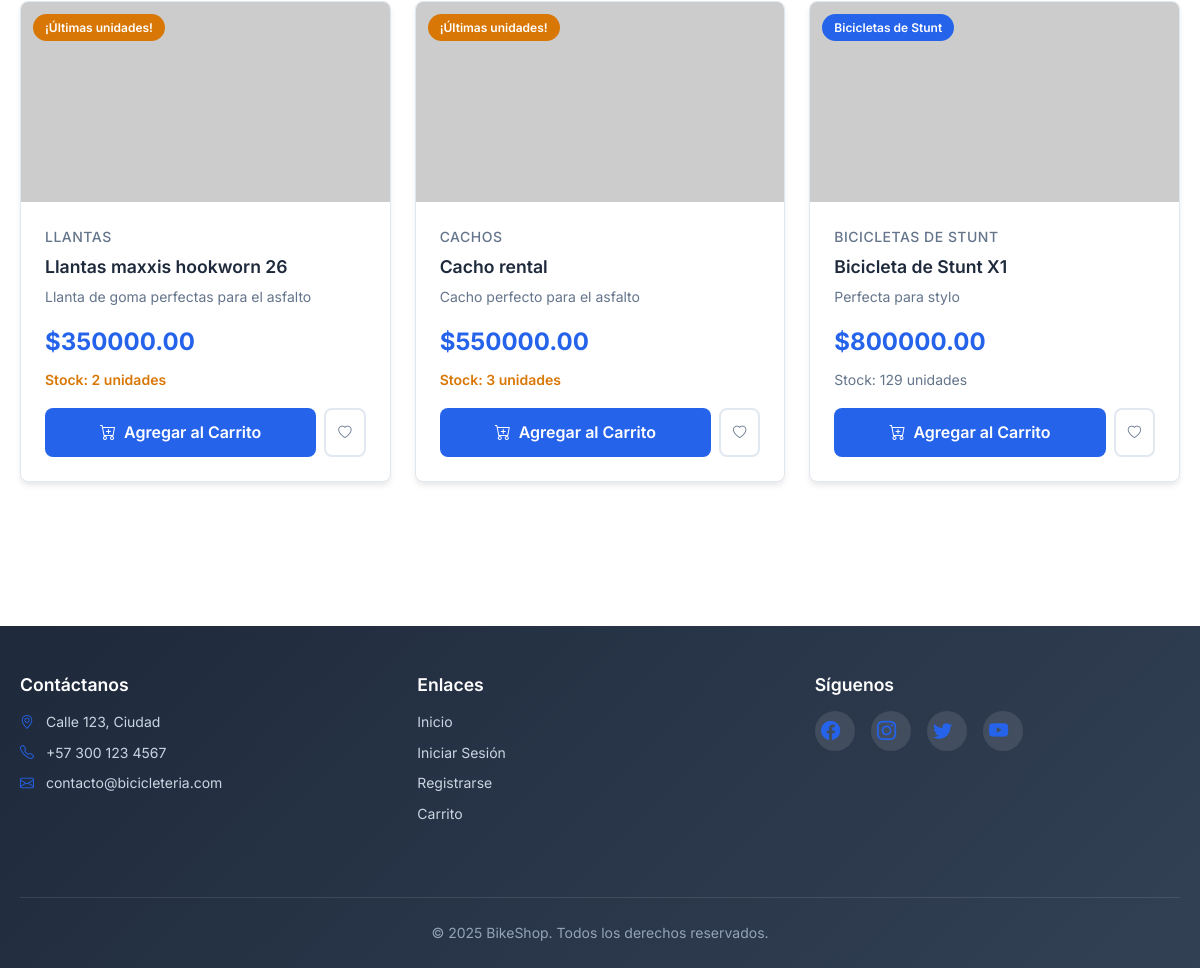
The app's page /products/catalog (lower part), older data.
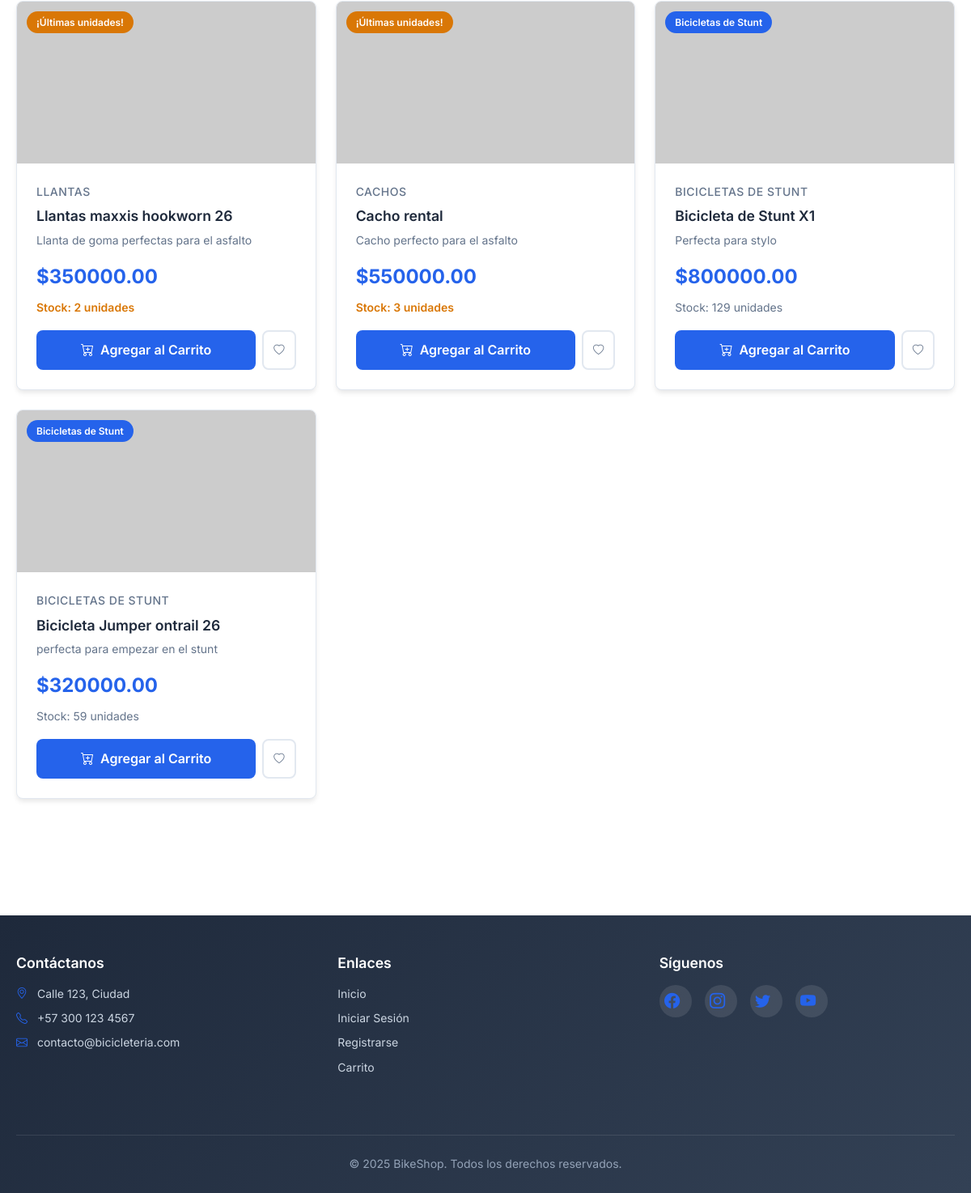
The same page, newer data.
### models/product.py (models this page shows, shortened)
class Product(db.Model):
    __tablename__ = 'productos'
    id = db.Column(db.Integer, primary_key=True)
    nombre = db.Column(db.String(100), nullable=False)
    descripcion = db.Column(db.String(255))
    precio = db.Column(db.Float, nullable=False)
    stock = db.Column(db.Integer, nullable=False)
    url_imagen = db.Column(db.String(255))
    subcategoria_id = db.Column(db.Integer, db.ForeignKey('subcategorias.id'), nullable=False)
    subcategoria = db.relationship('Subcategoria', back_populates='productos')

### models/subcategoria.py (models this page shows, shortened)
class Subcategoria(db.Model):
    __tablename__ = 'subcategorias'
    id = db.Column(db.Integer, primary_key=True)
    nombre = db.Column(db.String(100), nullable=False)
    categoria_id = db.Column(db.Integer, db.ForeignKey('categorias.id'), nullable=False)
    productos = db.relationship('Product', back_populates='subcategoria')

### routes/products.py (the view)
@products_bp.route('/catalog')
def catalog():
    products = Product.query.all()
    return render_template('catalog.html', products=products)

### templates/catalog.html (shortened to what this page needs)
{% extends 'base.html' %}
{% block content %}
<section class="products-section" id="productos">
    <div class="container">
        {% if products %}
            <div class="products-grid">
                {% for product in products %}
                    <div class="product-card">
                        <div class="product-image-container">
                            {% if product.url_imagen %}
                                <img src="{{ product.url_imagen }}" class="product-image" alt="{{ product.nombre }}">
                            {% else %}
                                <img src="/static/images/placeholder.png" class="product-image" alt="Sin imagen">
                            {% endif %}
                            {% if product.stock < 10 and product.stock > 0 %}
                                <div class="product-badge stock-low">¡Últimas unidades!</div>
                            {% elif product.stock == 0 %}
                                <div class="product-badge out-of-stock">Sin stock</div>
                            {% else %}
                                <div class="product-badge">{{ product.subcategoria.nombre if product.subcategoria else 'Producto' }}</div>
                            {% endif %}
                        </div>
                        <div class="product-info">
                            <div class="product-category">
                                {{ product.subcategoria.nombre if product.subcategoria else 'Sin categoría' }}
                            </div>
                            <h3 class="product-title">{{ product.nombre }}</h3>
                            <p class="product-description">{{ product.descripcion }}</p>
                            <div class="product-price">${{ "%.2f"|format(product.precio) }}</div>
                            <div class="product-stock {% if product.stock < 10 %}low{% endif %} {% if product.stock == 0 %}out{% endif %}">
                                {% if product.stock > 0 %}
                                    Stock: {{ product.stock }} unidades
                                {% else %}
                                    Sin stock disponible
                                {% endif %}
                            </div>
                            <div class="product-actions">
                                {% if current_user.is_authenticated %}
                                    <button type="button" class="add-to-cart-btn"
                                            data-product-id="{{ product.id }}"
                                            {% if product.stock == 0 %}disabled{% endif %}>
                                        <i class="bi bi-cart-plus"></i>
                                        {% if product.stock == 0 %}Sin Stock{% else %}Agregar al Carrito{% endif %}
                                    </button>
                                {% else %}
                                    <a href="{{ url_for('auth.login') }}" class="add-to-cart-btn"
                                       onclick="alert('Inicia sesión para agregar al carrito')">
                                        <i class="bi bi-cart-plus"></i> Agregar al Carrito
                                    </a>
                                {% endif %}
                                <button type="button" class="wishlist-btn" title="Agregar a favoritos">
                                    <i class="bi bi-heart"></i>
                                </button>
                            </div>
                        </div>
                    </div>
                {% endfor %}
            </div>
        {% endif %}
    </div>
</section>
{% endblock %}

### templates/base.html (shortened to what this page needs)
<!DOCTYPE html>
<html lang="es">
<head>
    <link rel="stylesheet" href="{{ url_for('static', filename='css/main.css') }}">
    <link rel="stylesheet" href="{{ url_for('static', filename='css/header.css') }}">
    <link rel="stylesheet" href="{{ url_for('static', filename='css/hero.css') }}">
    <link rel="stylesheet" href="{{ url_for('static', filename='css/products.css') }}">
    <link rel="stylesheet" href="{{ url_for('static', filename='css/forms.css') }}">
    <link rel="stylesheet" href="{{ url_for('static', filename='css/cart.css') }}">
    <link rel="stylesheet" href="{{ url_for('static', filename='css/footer.css') }}">
    <link rel="stylesheet" href="{{ url_for('static', filename='css/search.css') }}">
    <link rel="stylesheet" href="{{ url_for('static', filename='css/modals.css') }}">
    <link rel="stylesheet" href="{{ url_for('static', filename='css/admin.css') }}">
    <link href="https://cdn.jsdelivr.net/npm/bootstrap-icons/font/bootstrap-icons.css" rel="stylesheet">
</head>
<body>
    <main>
        {% block content %}{% endblock %}
    </main>
    <footer class="footer">
        <div class="container">
            <div class="footer-content">
                <div class="footer-grid">
                    <div class="footer-section">
                        <h5>Contáctanos</h5>
                        <p><i class="bi bi-geo-alt"></i> Calle 123, Ciudad</p>
                        <p><i class="bi bi-telephone"></i> +57 300 123 4567</p>
                        <p><i class="bi bi-envelope"></i> contacto@bicicleteria.com</p>
                    </div>
                    <div class="footer-section">
                        <h5>Enlaces</h5>
                        <ul>
                            <li><a href="{{ url_for('index') }}">Inicio</a></li>
                            <li><a href="{{ url_for('auth.login') }}">Iniciar Sesión</a></li>
                            <li><a href="{{ url_for('auth.register') }}">Registrarse</a></li>
                            <li><a href="{{ url_for('cart.cart') }}">Carrito</a></li>
                        </ul>
                    </div>
                    <div class="footer-section">
                        <h5>Síguenos</h5>
                        <div class="social-links">
                            <a href="#" class="social-link"><i class="bi bi-facebook"></i></a>
                            <a href="#" class="social-link"><i class="bi bi-instagram"></i></a>
                            <a href="#" class="social-link"><i class="bi bi-twitter"></i></a>
                            <a href="#" class="social-link"><i class="bi bi-youtube"></i></a>
                        </div>
                    </div>
                </div>
            </div>
            <div class="footer-bottom">
                <p>&copy; 2025 BikeShop. Todos los derechos reservados.</p>
            </div>
        </div>
    </footer>
</body>
</html>

### static/css/main.css (style rules this page uses)
:root { --primary-color: #2563eb; --primary-hover: #1d4ed8; --secondary-color: #64748b; --success-color: #059669; --danger-color: #dc2626; --warning-color: #d97706; --dark-color: #1e293b; --light-color: #f8fafc; --border-color: #e2e8f0; --text-color: #334155; --text-muted: #64748b; --shadow: 0 4px 6px -1px rgba(0, 0, 0, 0.1); --shadow-lg: 0 10px 15px -3px rgba(0, 0, 0, 0.1); --border-radius: 8px; --transition: all 0.3s ease; }
* { margin: 0; padding: 0; box-sizing: border-box; }
body { font-family: 'Inter', -apple-system, BlinkMacSystemFont, 'Segoe UI', Roboto, sans-serif; line-height: 1.6; color: var(--text-color); background-color: #ffffff; }
.container { max-width: 1200px; margin: 0 auto; padding: 0 20px; }
h1, h2, h3, h4, h5, h6 { font-weight: 600; line-height: 1.2; margin-bottom: 1rem; }
h3 { font-size: 1.5rem; }
p { margin-bottom: 1rem; }
a { color: var(--primary-color); text-decoration: none; transition: var(--transition); }

### static/css/products.css (style rules this page uses)
.products-section { padding: 2rem 0; }
.products-grid { display: grid; grid-template-columns: repeat(auto-fill, minmax(280px, 1fr)); gap: 1.5rem; margin-bottom: 3rem; }
.product-card { background: white; border-radius: var(--border-radius); overflow: hidden; box-shadow: var(--shadow); transition: var(--transition); border: 1px solid var(--border-color); position: relative; }
.product-image-container { position: relative; width: 100%; height: 200px; overflow: hidden; background: var(--light-color); }
.product-image { width: 100%; height: 100%; object-fit: cover; transition: var(--transition); }
.product-badge { position: absolute; top: 0.75rem; left: 0.75rem; background: var(--primary-color); color: white; padding: 0.25rem 0.75rem; border-radius: 20px; font-size: 0.75rem; font-weight: 600; z-index: 2; }
.product-badge.stock-low { background: var(--warning-color); }
.product-info { padding: 1.5rem; }
.product-category { color: var(--text-muted); font-size: 0.875rem; font-weight: 500; margin-bottom: 0.5rem; text-transform: uppercase; letter-spacing: 0.5px; }
.product-title { font-size: 1.1rem; font-weight: 600; color: var(--dark-color); margin-bottom: 0.5rem; line-height: 1.3; }
.product-description { color: var(--text-muted); font-size: 0.875rem; line-height: 1.4; margin-bottom: 1rem; display: -webkit-box; -webkit-line-clamp: 2; line-clamp: 2; -webkit-box-orient: vertical; overflow: hidden; }
.product-price { font-size: 1.5rem; font-weight: 700; color: var(--primary-color); margin-bottom: 0.5rem; }
.product-stock { font-size: 0.875rem; color: var(--text-muted); margin-bottom: 1rem; }
.product-stock.low { color: var(--warning-color); font-weight: 600; }
.product-actions { display: flex; gap: 0.5rem; }
.add-to-cart-btn { flex: 1; background: var(--primary-color); color: white; border: none; padding: 0.75rem; border-radius: var(--border-radius); font-weight: 600; cursor: pointer; transition: var(--transition); display: flex; align-items: center; justify-content: center; gap: 0.5rem; }
.wishlist-btn { background: transparent; border: 2px solid var(--border-color); color: var(--text-muted); padding: 0.75rem; border-radius: var(--border-radius); cursor: pointer; transition: var(--transition); display: flex; align-items: center; justify-content: center; }

### static/css/footer.css (style rules this page uses)
.footer { background: linear-gradient(135deg, var(--dark-color) 0%, #334155 100%); color: white; margin-top: 4rem; }
.footer-content { padding: 3rem 0 2rem; }
.footer-grid { display: grid; grid-template-columns: repeat(auto-fit, minmax(250px, 1fr)); gap: 2rem; margin-bottom: 2rem; }
.footer-section h5 { font-size: 1.1rem; font-weight: 600; margin-bottom: 1rem; color: white; }
.footer-section p, .footer-section li { color: #cbd5e1; font-size: 0.875rem; line-height: 1.6; margin-bottom: 0.5rem; }
.footer-section ul { list-style: none; padding: 0; }
.footer-section a { color: #cbd5e1; text-decoration: none; transition: var(--transition); }
.footer-section i { margin-right: 0.5rem; color: var(--primary-color); }
.social-links { display: flex; gap: 1rem; margin-top: 1rem; }
.social-link { display: flex; align-items: center; justify-content: center; width: 40px; height: 40px; background: rgba(255, 255, 255, 0.1); border-radius: 50%; color: #cbd5e1; font-size: 1.2rem; transition: var(--transition); }
.footer-bottom { border-top: 1px solid rgba(255, 255, 255, 0.1); padding: 1.5rem 0; text-align: center; }
.footer-bottom p { color: #94a3b8; font-size: 0.875rem; margin: 0; }

Row changes from the older to the newer data that the page shows:
added Product: subcategoria "Bicicletas de Stunt", subcategoria "BICICLETAS DE STUNT", nombre "Bicicleta Jumper ontrail 26", descripcion "perfecta para empezar en el stunt", precio "320000.00", stock "59"
